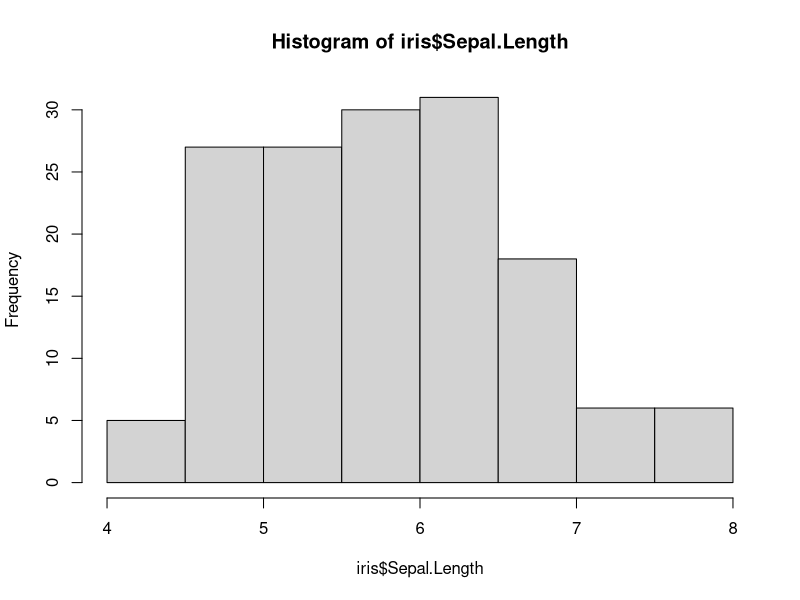
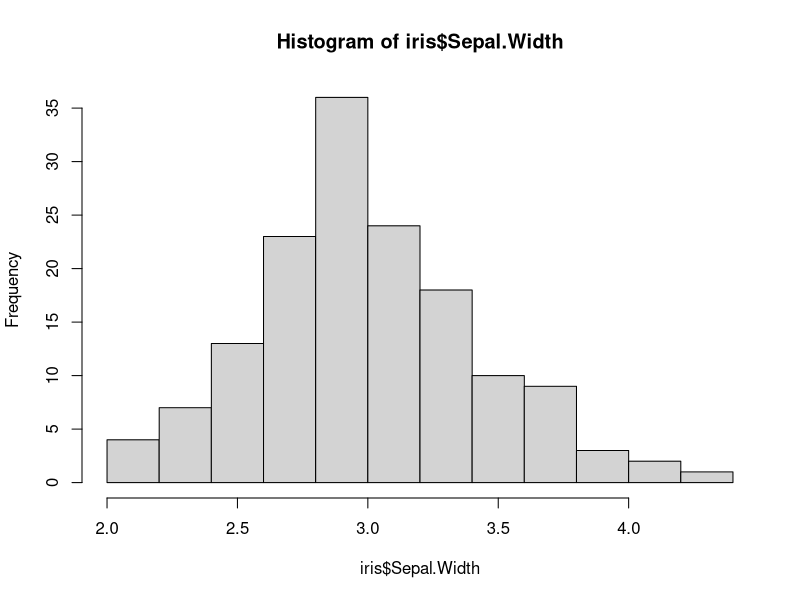
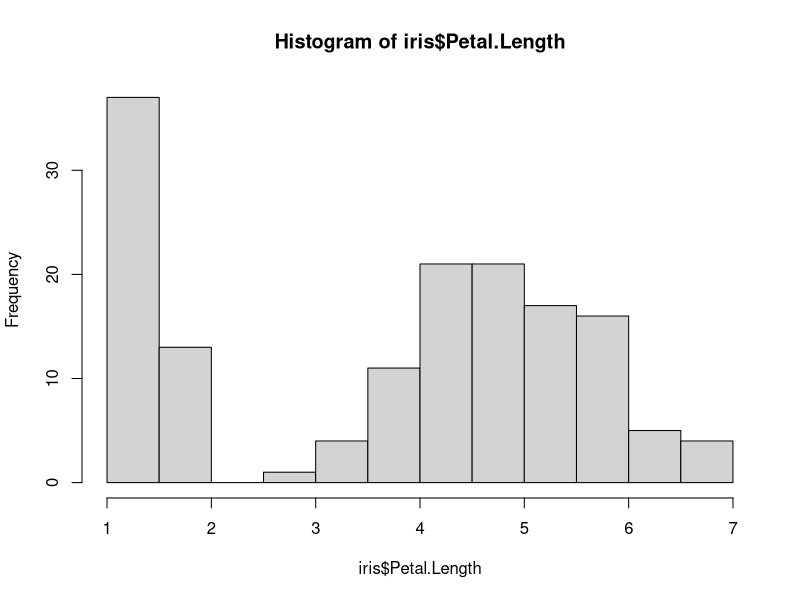
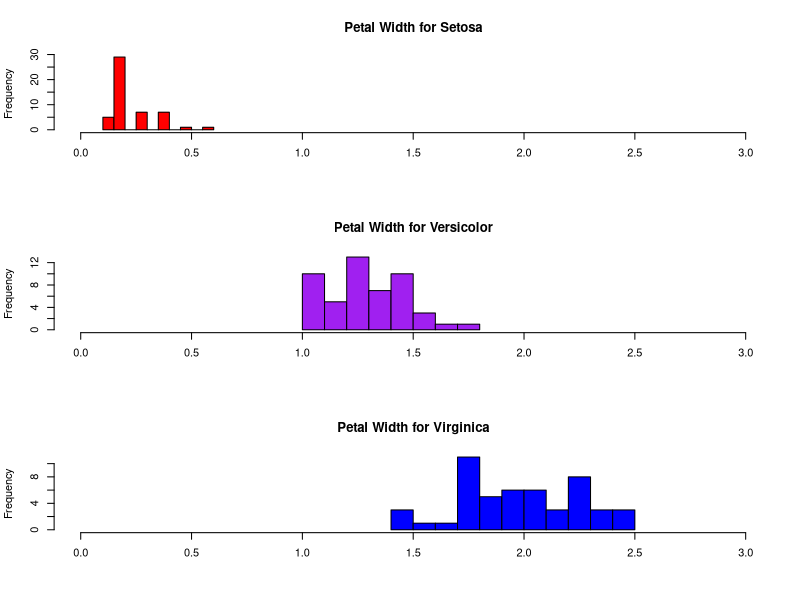

Write R code to recreate these figures, in order.
## ---- chunk 1

library(datasets)

## ---- chunk 2

head(iris)

## ---- chunk 3
hist(iris$Sepal.Length)

## ---- chunk 4
hist(iris$Sepal.Width)
## ---- chunk 5
hist(iris$Petal.Length)
## ---- chunk 6
# Put graphs in 3 rows and 1 column
par(mfrow = c(3, 1))
# Histograms for each species using options
hist(iris$Petal.Width [iris$Species == "setosa"],
  xlim = c(0, 3),
  breaks = 9,
  main = "Petal Width for Setosa",
  xlab = "",
  col = "red")

hist(iris$Petal.Width [iris$Species == "versicolor"],
  xlim = c(0, 3),
  breaks = 9,
  main = "Petal Width for Versicolor",
  xlab = "",
  col = "purple")

hist(iris$Petal.Width [iris$Species == "virginica"],
  xlim = c(0, 3),
  breaks = 9,
  main = "Petal Width for Virginica",
  xlab = "",
  col = "blue")

## ---- chunk 7
# Clear packages
detach("package:datasets", unload = TRUE)  # For base
## ---- chunk 8
# Clear console
cat("\014")  # ctrl+L
